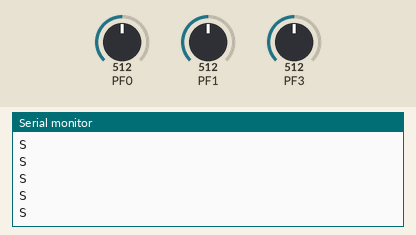
Simulated run of this program. Board: ATmega128, built with avr-gcc and emulated at 16 MHz (the files do not name the chip). On the bench: the last lines printed to the serial monitor. Inputs (shaded band) come from the test bench; at power-on: PF1 = 512, PF0 = 512, PF3 = 512.

Above: at 3.2 s.
3.3 s: PF1 set to 273
4.8 s: PF1 set to 243
At 4.81 s:
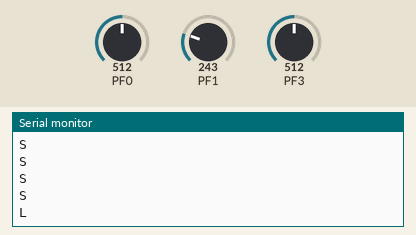
6.8 s: PF0 set to 262
At 6.81 s:
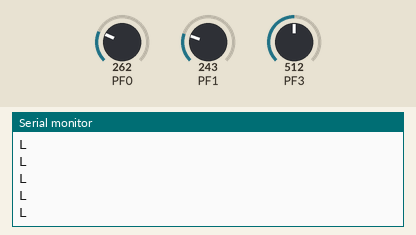

Measured:
- the behaviour switches between 255 and 254 on PF1 (found by bisection; images 0 and 1)
- after the input at 4.8 s, the serial monitor: prints a new line at once (image 1)

The program:

main.c
```c
/*
 * Segway_Controller.c
 *
 * Created: 2020-10-11 오전 12:17:06
 * Author : 민규
 */
#define F_CPU 16000000UL
#include <avr/io.h>
#include <stdlib.h>
#include <util/delay.h>
#include <avr/interrupt.h>

int cnt=0;
int adc[3];
char adcx[5];
char adcy[5];
int ts=50;
int large_x;
int largest_x;
int small_x;
int smallest_x;
int large_y;
int largest_y;
int small_y;
int smallest_y;
int overlap_flag=0;

void TIMER_INIT()
{
	TCCR0 = (0<<WGM01)|(0<<WGM00)|(0<<COM01)|(0<<COM00)|(1<<CS02)|(1<<CS01)|(0<<CS00);
	TIMSK = (1<<TOIE0);
	TCNT0 = 131;
	sei(); // global interrupt activate
}

void ADC_INIT()
{
	DDRF = 0x00;
	ADMUX = 0x40;
	ADCSRA = 0x87;
}

void UART1_INIT()
{//HC-05 init
	DDRD = 0b00001000;
	UCSR1A = 0x00;
	UCSR1B = 0b00011000;
	UCSR1C = 0b00000110;

	UBRR1H = 0;
	UBRR1L = 103;
}// bps 9600, Non Parity, Stop bit 1, 8bit data

void UART0_INIT()
{//serial uart init
	DDRE = 0b00000010;
	UCSR0A = 0x00;
	UCSR0B = 0b00011000;
	UCSR0C = 0b00000110;

	UBRR0H = 0;
	UBRR0L = 103;
}// bps 9600, Non Parity, Stop bit 1, 8bit data

void UART1_TX(unsigned char cData)
{
	while(!(UCSR1A & (1<<UDRE1)));
	UDR1 = cData;
}

unsigned char UART1_RX()
{
	while(!(UCSR1A & (1<<RXC1)));
	return UDR1;
}

void UART0_TX(unsigned char cData)
{
	while(!(UCSR0A & (1<<UDRE0)));
	UDR0 = cData;
}

unsigned char UART0_RX()
{
	while(!(UCSR0A & (1<<RXC0)));
	return UDR0;
}

ISR(TIMER0_OVF_vect){
	cnt++;
	TCNT0 = 131; // overflow 인터럽트이기 때문에 인터럽트 발생 시 TCNT0값 설정

	if(cnt == ts){ // 2ms*50cnt=100ms
		ADMUX = 0x40;
		ADCSRA = 0x87;
		for(int i=0; i<3; i++)
		{
			ADCSRA |= (1<<ADSC); // ADC Conversion Start
			ADMUX |= i;
			while(!(ADCSRA & (1<<ADIF))); // ADC 변환 종료시 인터럽트 발생
			adc[i] = (int)ADCL+((int)ADCH<<8);
		}
		itoa(adc[0],adcx,10);
		itoa(adc[1],adcy,10);
		if(adc[0]>767)
		{
			large_x=1;
			if((large_x==1) & (adc[0]>1000))
			{
				largest_x=1;
			}
		}
		else if(adc[0]<255)
		{
			small_x=1;
			if((small_x==1) & (adc[0]<23))
			{
				smallest_x=1;
			}
		}

		if(adc[1]>767)
		{
			large_y=1;
			if((large_y==1) & (adc[1]>1000))
			{
				largest_y=1;
			}
		}
		else if(adc[1]<255)
		{
			small_y=1;
			if((small_y==1) & (adc[1]<23))
			{
				smallest_y=1;
			}
		}
		if ((large_x+small_x+large_y+small_y)>1)
		{
			overlap_flag=1;
		}
		if((large_x||large_y||small_x||small_y||largest_x||largest_y||smallest_x||smallest_y)&(!overlap_flag))
		{
			//Move Back instruction
			if (largest_x)
			{
				UART1_TX('M');
				UART1_TX('B');
			}
			else if (large_x)
			{
				UART1_TX('B');
			}
			//Move Right instruction
			if (largest_y)
			{
				UART1_TX('M');
				UART1_TX('R');
			}
			else if (large_y)
			{
				UART1_TX('R');
			}
			//Move Front instruction
			if (smallest_x)
			{
				UART1_TX('M');
				UART1_TX('F');
			}
			else if (small_x)
			{
				UART1_TX('F');
			}
			//Move Left instruction
			if (smallest_y)
			{
				UART1_TX('M');
				UART1_TX('L');
			}
			else if (small_y)
			{
				UART1_TX('L');
			}
		}
		else
		{
			if (overlap_flag)
			{
				UART1_TX('X');
			}
			else
			{
				UART1_TX('S');
			}
		}

		//UART ADC Voltage값 전송 코드
		/*for(int j=0; j<5; j++)
		{
		if(adcx[j]!=0)
		{
		UART0_TX(adcx[j]);
		}
		}
		UART0_TX(44);
		for(int j=0; j<5; j++)
		{
		if(adcy[j]!=0)
		{
		UART0_TX(adcy[j]);
		}
		}*/
		UART1_TX(10);
		large_x=0;
		large_y=0;
		small_x=0;
		small_y=0;
		largest_x=0;
		largest_y=0;
		smallest_x=0;
		smallest_y=0;
		overlap_flag=0;
		cnt = 0;
	}
}

int main(void)
{
	TIMER_INIT();
	ADC_INIT();
    UART0_INIT();
	UART1_INIT();
    while (1)
    {
    }
}
```
